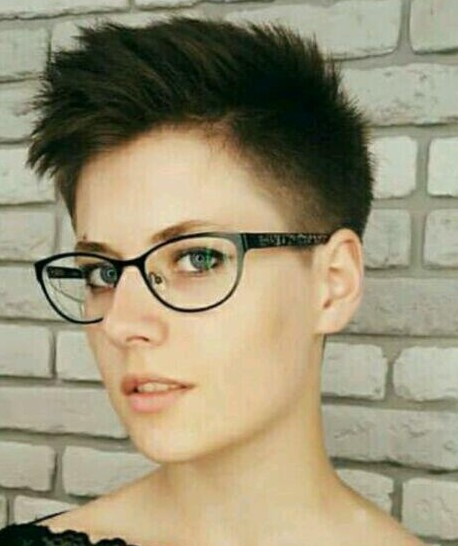
#> input picture test_images/girl1.jpg, 458 x 546 px
$ python -i face_preprocess.py   (imports and definitions only)
#> lines starting #> are read from the running program, lines starting #| are printed output that depends on the picture
import cv2
import numpy as np
from skimage import transform as trans


def preprocess(img, bbox=None, landmark=None, **kwargs):
  M = None
  image_size = []
  str_image_size = kwargs.get('image_size', '')
  if len(str_image_size)>0:
    image_size = [int(x) for x in str_image_size.split(',')]
    if len(image_size)==1:
      image_size = [image_size[0], image_size[0]]
    assert len(image_size)==2
    assert image_size[0]==112
    assert image_size[0]==112 or image_size[1]==96
  if landmark is not None:
    assert len(image_size)==2
    src = np.array([
      [30.2946, 51.6963],
      [65.5318, 51.5014],
      [48.0252, 71.7366],
      [33.5493, 92.3655],
      [62.7299, 92.2041] ], dtype=np.float32 )
    if image_size[1]==112:
      src[:,0] += 8.0
    dst = landmark.astype(np.float32)

    tform = trans.SimilarityTransform()
    tform.estimate(dst, src)
    M = tform.params[0:2,:]

  if M is None:
    if bbox is None:
      det = np.zeros(4, dtype=np.int32)
      det[0] = int(img.shape[1]*0.0625)
      det[1] = int(img.shape[0]*0.0625)
      det[2] = img.shape[1] - det[0]
      det[3] = img.shape[0] - det[1]
    else:
      det = bbox
    margin = kwargs.get('margin', 44)
    bb = np.zeros(4, dtype=np.int32)
    bb[0] = np.maximum(det[0]-margin/2, 0)
    bb[1] = np.maximum(det[1]-margin/2, 0)
    bb[2] = np.minimum(det[2]+margin/2, img.shape[1])
    bb[3] = np.minimum(det[3]+margin/2, img.shape[0])
    ret = img[bb[1]:bb[3],bb[0]:bb[2],:]
    if len(image_size)>0:
      ret = cv2.resize(ret, (image_size[1], image_size[0]))
    return ret
  else:
    assert len(image_size)==2
    warped = cv2.warpAffine(img,M,(image_size[1],image_size[0]), borderValue = 0.0)

    return warped

>>> import cv2
>>> picture = cv2.imread('../test_images/girl1.jpg')
#> picture is the input picture: shape (546, 458, 3); mean B, G, R 117.1, 145.2, 153.2
>>> result = preprocess(picture)
#> in preprocess, `ret = img[bb[1]:bb[3],bb[0]:bb[2],:]`:
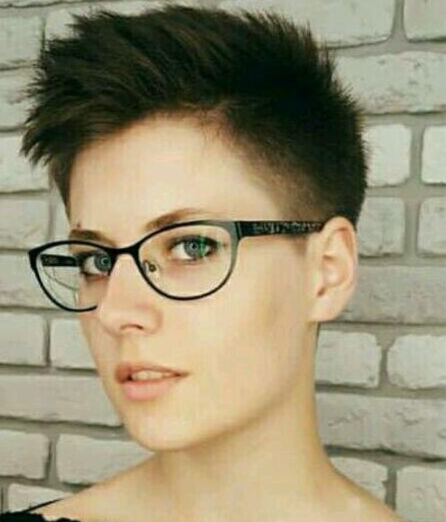
#> ret: shape (522, 446, 3); mean B, G, R 115.6, 144, 152.5
